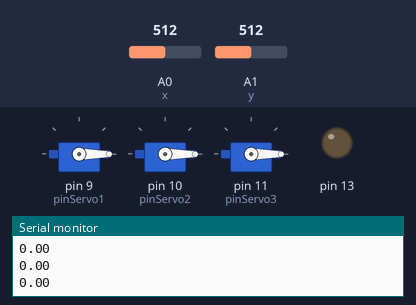
A sketch run on a simulated Arduino Uno, built with avr-gcc and run on an emulated ATmega328P. On the bench: 3 × servo, output pins drawn as LEDs (lit = HIGH), the last lines printed to the serial monitor. The inputs (shaded band) are chosen by the test bench; at power-on: A0 (x) = 512, A1 (y) = 512.

Above: at 1.2 s.
1.3 s: A0 (x) set to 545
2.8 s: A0 (x) set to 573
At 2.95 s:
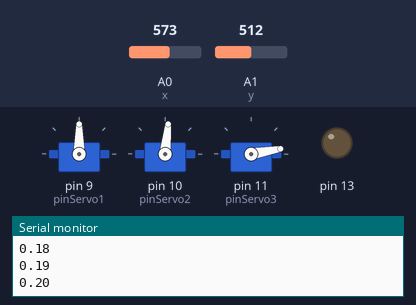
At 4.7 s:
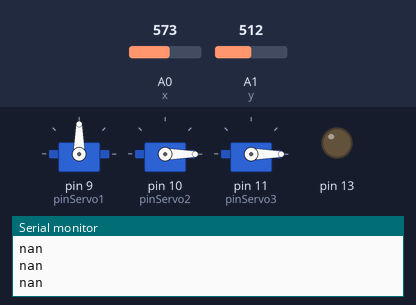
5.8 s: A1 (y) set to 535
8.8 s: A1 (y) set to 559
At 9.29 s:
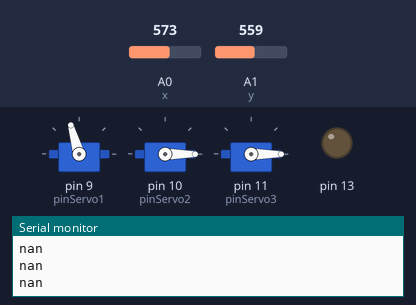
At 10.8 s:
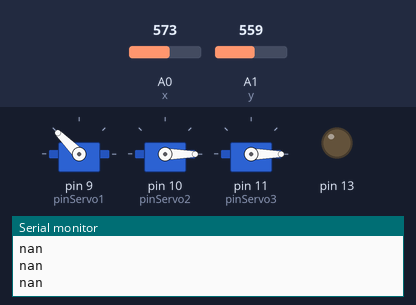
11.8 s: A0 (x) set to 470
13.3 s: A0 (x) set to 444
Timing chart, 0 to 17.3 s (numbered marks = the images above; inputs shaded):
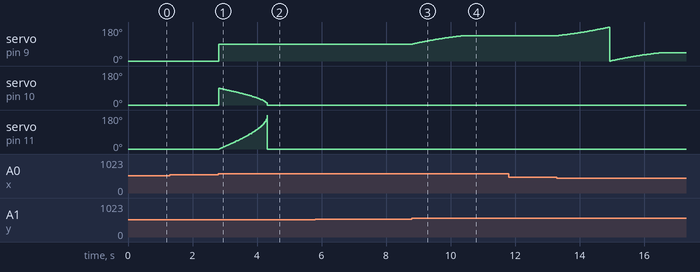

Measured:
- the behaviour switches between 555 and 556 on A0 (x) (found by bisection; images 0 and 1)
- the behaviour switches between 551 and 552 on A1 (y) (found by bisection; images 2 and 3)
- after the input at 2.8 s, servo on pin 9 (pinServo1): 0° → 90° at once; servo on pin 11 (pinServo3): rises from 0° to 180° in 1.5 s, then falls to 0° in 0.01 s
- after the input at 8.8 s, servo on pin 9 (pinServo1): moves from 90° to 135° over 1.6 s, starting at once

The sketch:

Robotu_ka.ino
```cpp
#include <Servo.h>

static float current[2] = {0.0, 0.0};

const int pinServo1 = 9;
const int pinServo2 = 10;
const int pinServo3 = 11;
const float armA = 80.0;
const float armB = 80.0;

float i = 1;

const byte x = A0;
const byte y = A1;

const int sw = 2;
const int xOffset = 505;
const int yOffset = 501;

float cX = current[0];
float cY = current[1];


// Create servo objects
Servo servo1; // The servo that rotates the whole arm
Servo servo2; // The first limb
Servo servo3; // The second limb

void setup() {
  // Attach servo objects to Arduino pins
  servo1.attach(pinServo1);
  servo2.attach(pinServo2);
  servo3.attach(pinServo3);

  // Reset servos
  servo1.write(0);
  servo2.write(0);
  servo3.write(0);

  pinMode(13, OUTPUT);
  pinMode(x, INPUT);
  pinMode(y, INPUT);
  pinMode(sw, INPUT_PULLUP);

  Serial.begin(9600);
}

void loop()
{
  int xVal = analogRead(x) - xOffset;
  if (xVal < -50) cX -= i;
  if (xVal > 50) cX += i;

  if (cX > 180) cX = 180;
  if (cX < -180) cX = -180;

  int yVal = analogRead(y) - yOffset;
  if (yVal < -50) cY -= i;
  if (yVal > 50) cY += i;

  if (cY > 180) cY = 180;
  if (cY < 0) cY = 0;


 // Serial.print(cX);
  //Serial.print(" ");
  //Serial.println(cY);
  servo1.write(GetAngle(cX, cY));


  float servo2deg3 = (2*GetDistance(cX, cY)*armB);

  float servo2deg0 = pow(GetDistance(cX, cY), 2)-pow(armA, 2)+pow(armB, 2);

  float servo2deg = (pow(GetDistance(cX, cY), 2)-pow(armA, 2)+pow(armB, 2))/(2*GetDistance(cX, cY)*armB);

  float servo2deg2 = acos(servo2deg);
//  Serial.print(analogRead(x));
  float servo3deg1 = GetDistance(cX, cY);
  float servo3deg2 = pow(armA, 2)+pow(armB, 2)-pow(servo3deg1, 2);
  float servo3deg3 = servo3deg2/(2*armA*armB);
  float servo3deg4 = acos(servo3deg3);
//  Serial.print("1: ");
//  Serial.println(servo3deg1);
//  Serial.print("2: ");
//   Serial.println(servo3deg2);
//   Serial.print("3: ");
//    Serial.println(servo3deg3);
//    Serial.print("4: ");
//     Serial.println(servo3deg4);
//     Serial.println(GetDistance(cX, cY));


  //Serial.print(servo2deg);
  //Serial.print(" ");
  Serial.println(servo3deg4);
  servo2.write(servo2deg2*180/3.1415926);
  servo3.write(servo3deg4*180/3.1415926);
  delay(8);
}

float GetAngle(float x, float y) {
  float a = atan(y / x);
  a *= (180.0/3.1415);
  return a + 90;
}

float GetDistance(float x, float y) {
  float d = sqrt(pow(x, 2) + pow(y, 2));
  return d;
}
```
